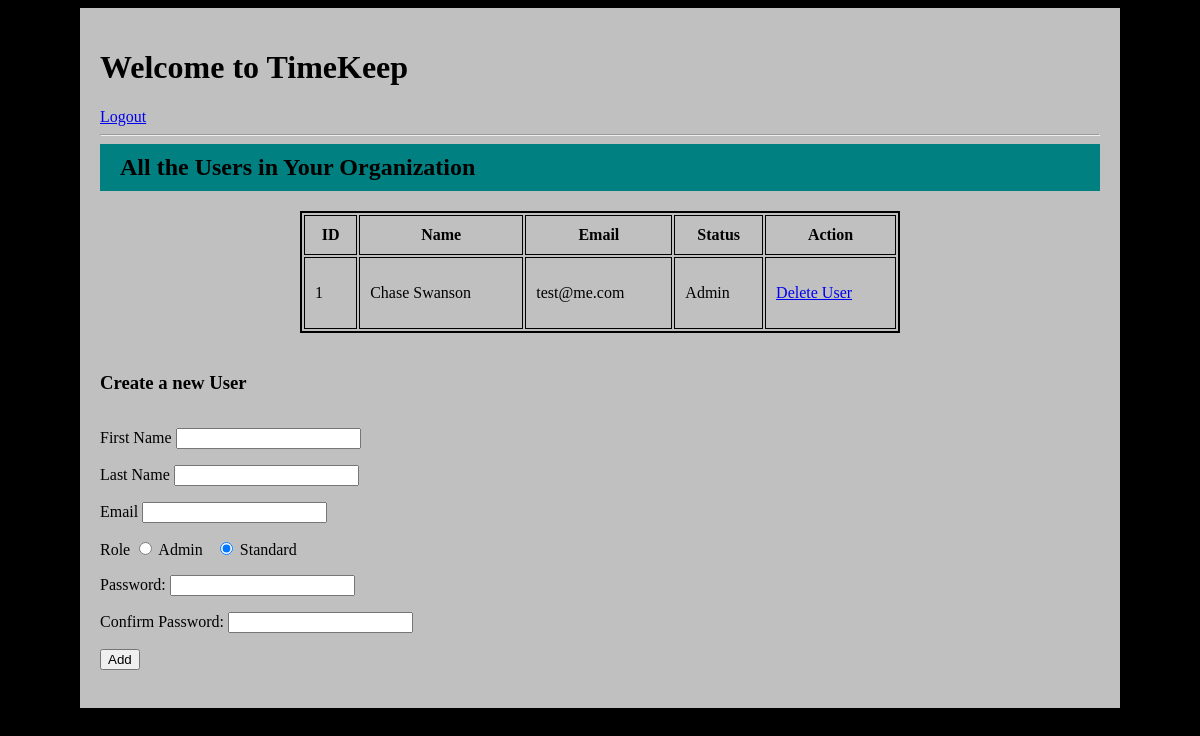
Screenshot of /group_portal (signed in) with the database file from the repository.
### app.py (models this page shows)
class User(db.Model):
    id = db.Column(db.Integer, primary_key=True)
    first_name = db.Column(db.String(45))
    last_name = db.Column(db.String(45))
    email = db.Column(db.String(45))
    status = db.Column(db.String(45))
    password = db.Column(db.String(255))
    created_at = db.Column(db.DateTime, server_default=func.now())
    updated_at = db.Column(db.DateTime, server_default=func.now(), onupdate=func.now())
    time_card = db.relationship('Timecard', secondary=time_stamp, passive_deletes=True)
    group_id = db.Column(db.Integer, db.ForeignKey("group.id"), nullable=False)
    group = db.relationship('Group', foreign_keys=[group_id])

### app.py (the view)
@app.route('/group_portal')
def group_portal():
    if 'group_id' not in session:
        return redirect('/')
    elif session['group_id'] < 1:
        flash("Please Login")
        return redirect('/')
    this_group = Group.query.get(session['group_id'])
    return render_template("group_portal.html", group = this_group, date=today)

### Templates/group_portal.html (shortened to what this page needs)
<!DOCTYPE html>
<html lang="en">
<head>
    <link rel="stylesheet" href="/static/css/style.css">
</head>
<body>
    <div id="container">
        <h1>Welcome to TimeKeep</h1>
        <div class="nav">
            <a href="/">Logout</a>
        </div>
        <hr>
        <h2>All the Users in Your Organization</h2>
        <table>
            <thead>
                <th>ID</th>
                <th>Name</th>
                <th>Email</th>
                <th>Status</th>
                <th>Action</th>
            </thead>
            {%for user in group.employee%}
            <tbody>
                <td>{{user.id}}</td>
                <td>{{user.first_name}} {{user.last_name}}</td>
                <td>{{user.email}}</td>
                <td>{{user.status}}</td>
                <td><p><a href="/user_delete/{{user['id']}}">Delete User</a></p></td>
            </tbody>
            {%endfor%}
        </table>
            <h3>Create a new User</h3>
            <form action="/add_user" method="POST">
                <p>First Name <input type="text" name="fname"></p>
                <p>Last Name <input type="text" name="lname"></p>
                <p>Email <input type="text" name="email" class="reg_form"></p>
                <p>Role
                <input type="radio" id="admin" name="status" value="Admin">
                <label for="admin">Admin</label> &nbsp
                <input type="radio" id="standard" name="status" value="Standard" checked>
                <label for="standard">Standard</label></p>
                <p>Password: <input type="password" name="pword"></p>
                <p>Confirm Password: <input type="password" name="passconf"></p>
                <input type="submit" value="Add">
            </form>
    </div>
</body>
</html>

### static/css/style.css (style rules this page uses)
body { background-color: black; }
#container { width: 1000px; margin: 0 auto; padding: 20px; background-color: silver; }
h2 { margin: 0; padding: 10px 20px; background-color: teal; }
h3 { display: inline-block; }
table { width: 600px; margin: 20px auto; border: black 2px solid; }
th { padding: 10px; border: black 1px solid; }
td { padding: 10px; border: black 1px solid; }

### rows the page displays
User: id "1", first_name "Chase", last_name "Swanson", email "test@me.com", status "Admin"
